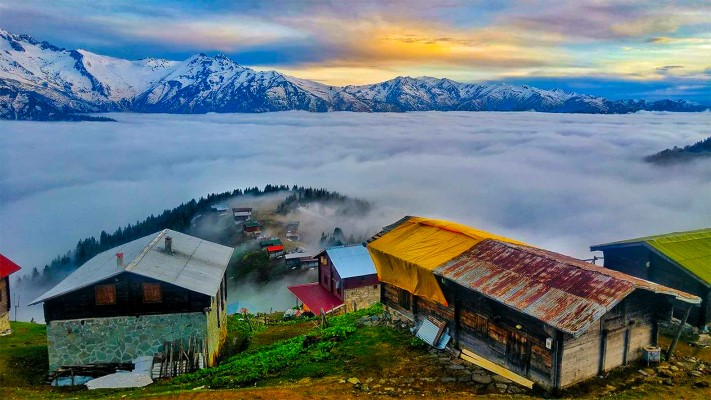
#> input picture hw2/input/pokut.jpeg, 711 x 400 px
$ python ps2_1.py
#> lines starting #> are read from the running program, lines starting #| are printed output that depends on the picture; after the words box and inside, x2 and y2 are one past the last pixel; in counts of white or black regions, pixels touching at a corner belong together
# -*- coding: utf-8 -*-
"""
Created on Fri Nov 12 19:11:12 2021

@author: Rumeysa CELIK
"""

import numpy as np
import cv2

#hough_lines_acc:Takes an edge image as input, and two optionalparameters ThetaResolutionand RhoResolution, which indicates the cell size for theta and rho parameters.Returns an accumulator matrix H, and cell locations thetaand rho.

#hough_peaks:Returns the peak locations (theta and rho) for a given H, theta, and rhoarrays. The function also should take a threshold value tto eliminate weak peaks that are less than t, and another parameter sto return the strongest s peaks.

#hough_lines_draw:Draw color lines corresponding to the peaks found.

image = cv2.imread('input/pokut.jpeg')
#> image is the input picture: shape (400, 711, 3); mean B, G, R 123.9, 118.5, 103.3
RGB_img = cv2.cvtColor(image, cv2.COLOR_BGR2RGB)
imageGray = cv2.cvtColor(RGB_img, cv2.COLOR_RGB2GRAY)
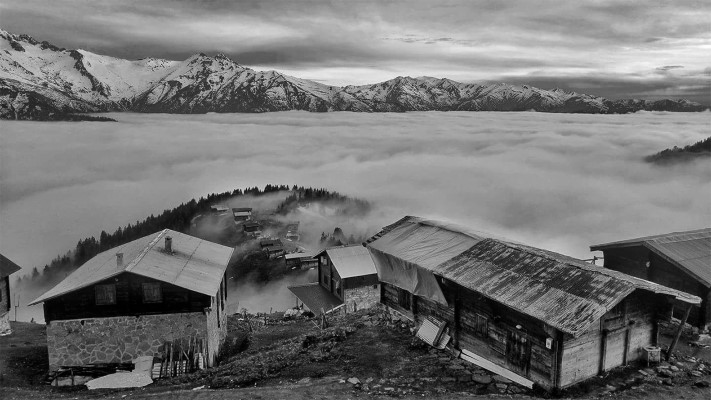
#> imageGray: shape (400, 711); min 0, max 253, mean 114.6
imageBlur = cv2.GaussianBlur(imageGray, (5, 5), 1.5)
canny_edges = cv2.Canny(imageBlur, 50, 50)
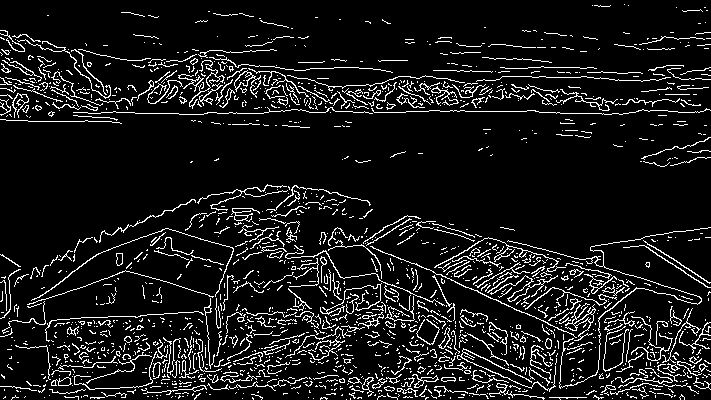
#> canny_edges: shape (400, 711); 9.7% white in thin lines or dots


def generateHoughLines(img, indices, rhos, thetas):
    for i in range(len(indices)):
        rho = rhos[indices[i][0]]
        theta = thetas[indices[i][1]]
        a = np.cos(theta)
        b = np.sin(theta)
        x0 = a * rho
        y0 = b * rho
        x1 = int(x0 + 1000 * -b)
        y1 = int(y0 + 1000 * a)
        x2 = int(x0 - 1000 * -b)
        y2 = int(y0 - 1000 * a)
        cv2.line(img, (x1, y1), (x2, y2), (255, 0, 0), 2)


def houghLocations(H, num_peaks):
    size = 3
    indices = []
    a = np.copy(H)
    for i in range(num_peaks):
        idx = np.argmax(a)
        AIdx = np.unravel_index(idx, a.shape)
        indices.append(AIdx)

        idx_y, idx_x = AIdx
        if (idx_x - (size / 2)) < 0:
            min_x = 0
        else:
            min_x = idx_x - (size / 2)
        if (idx_x + (size / 2) + 1) > H.shape[1]:
            max_x = H.shape[1]
        else:
            max_x = idx_x + (size / 2) + 1

        if (idx_y - (size / 2)) < 0:
            min_y = 0
        else:
            min_y = idx_y - (size / 2)
        if (idx_y + (size / 2) + 1) > H.shape[0]:
            max_y = H.shape[0]
        else:
            max_y = idx_y + (size / 2) + 1

        for x in range(int(min_x), int(max_x)):
            for y in range(int(min_y), int(max_y)):
                a[y, x] = 0
                if x == min_x or x == (max_x - 1):
                    H[y, x] = 255
                if y == min_y or y == (max_y - 1):
                    H[y, x] = 255
    return indices, H


def hough(img, rho_resolution=1, theta_resolution=1):
#> called with rho_resolution = 1, theta_resolution = 1
    height, width = img.shape
#> height = 400; width = 711
    img_diagonal = np.ceil(np.sqrt(height ** 2 + width ** 2))
#> img_diagonal = 816
    rhos = np.arange(-img_diagonal, img_diagonal + 1, rho_resolution)
#> rhos = 1633 values from -816 to 816
    thetas = np.deg2rad(np.arange(-90, 90, theta_resolution))

    H = np.zeros((len(rhos), len(thetas)), dtype=np.uint64)
    y_idxs, x_idxs = np.nonzero(img)
    for i in range(len(x_idxs)):
        x = x_idxs[i]
        y = y_idxs[i]
        for j in range(len(thetas)):
            rho = int((x * np.cos(thetas[j]) +
                       y * np.sin(thetas[j])) + img_diagonal)
            H[rho, j] += 1
#> this loop made 27459 passes
#> (x, y) on passes 1 to 3: (624, 4), (592, 5), (594, 5)
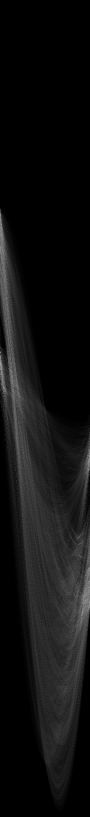
#> H: shape (1633, 180) uint64 (shown at 1/2 size); min 0, max 212, mean 16.8
    return H, rhos, thetas


if __name__ == "__main__":
    H, rhos, thetas = hough(canny_edges)
#> rhos = 1633 values from -816 to 816; thetas = 180 values from -1.57 to 1.55
    indices, H = houghLocations(H, 25)
#> the loop in houghLocations, `for i in range(num_peaks):` made 25 passes
#> (idx, idx_y, idx_x, min_x, max_x, min_y, max_y) on passes 1, 2, 6, 8, 11, 12, 16, 17, 18, 19, 21, 24: (204837, 1137, 177, 175.5, 179.5, 1135.5, 1139.5), (133764, 743, 24, 22.5, 26.5, 741.5, 745.5), (80823, 449, 3, 1.5, 5.5, 447.5, 451.5), (81362, 452, 2, 0.5, 4.5, 450.5, 454.5), (132302, 735, 2, 0.5, 4.5, 733.5, 737.5), (218877, 1215, 177, 175.5, 179.5, 1213.5, 1217.5), (165597, 919, 177, 175.5, 179.5, 917.5, 921.5), (134463, 747, 3, 1.5, 5.5, 745.5, 749.5), (220844, 1226, 164, 162.5, 166.5, 1224.5, 1228.5), (169377, 940, 177, 175.5, 179.5, 938.5, 942.5), (134823, 749, 3, 1.5, 5.5, 747.5, 751.5), (132842, 738, 2, 0.5, 4.5, 736.5, 740.5)
#> (idx, idx_y, idx_x, max_x, min_y, max_y) on passes 3, 4, 5, 7, 10, 20: (77400, 430, 0, 2.5, 428.5, 432.5), (128341, 713, 1, 3.5, 711.5, 715.5), (135541, 753, 1, 3.5, 751.5, 755.5), (126720, 704, 0, 2.5, 702.5, 706.5), (130861, 727, 1, 3.5, 725.5, 729.5), (81901, 455, 1, 3.5, 453.5, 457.5)
#> after the loop in houghLocations, `for i in range(num_peaks):`: H: shape (1633, 180) uint64; 0.02% of pixels changed, all inside (x1, y1, x2, y2) = (0, 428, 180, 1213)
#> after the loop in houghLocations, `for i in range(num_peaks):`:
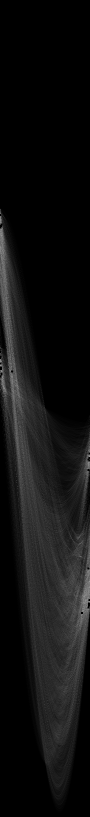
#> a: shape (1633, 180) uint64 (shown at 1/2 size); 0.11% of pixels changed, all inside (x1, y1, x2, y2) = (0, 428, 180, 1228)
#> after the loop in houghLocations, `for i in range(num_peaks):`: indices = 25 pairs, first value 430 to 1226, second value 0 to 179

    generateHoughLines(image, indices, rhos, thetas)
#> the loop in generateHoughLines, `for i in range(len(indices)):` made 25 passes
#> (rho, theta, a, b, x0, y0, x1, y1) on passes 1 to 12: (321, 1.52, 0.0523, 0.999, 16.8, 320.6, -981, 372), (-73, -1.15, 0.407, -0.914, -29.69, 66.69, 883, 473), (-386, -1.57, 6.12e-17, -1, -2.36e-14, 386, 1000, 386), (-103, -1.55, 0.0175, -1, -1.8, 103, 998, 120), (-63, -1.55, 0.0175, -1, -1.1, 62.99, 998, 80), (-367, -1.52, 0.0523, -0.999, -19.21, 366.5, 979, 418), (-112, -1.57, 6.12e-17, -1, -6.86e-15, 112, 1000, 112), (-364, -1.54, 0.0349, -0.999, -12.7, 363.8, 986, 398), (395, 1.54, 0.0349, 0.999, 13.79, 394.8, -985, 429), (-89, -1.55, 0.0175, -1, -1.55, 88.99, 998, 106), (-81, -1.54, 0.0349, -0.999, -2.83, 80.95, 996, 115), (399, 1.52, 0.0523, 0.999, 20.88, 398.5, -977, 450)
#> after the loop in generateHoughLines, `for i in range(len(indices)):`:
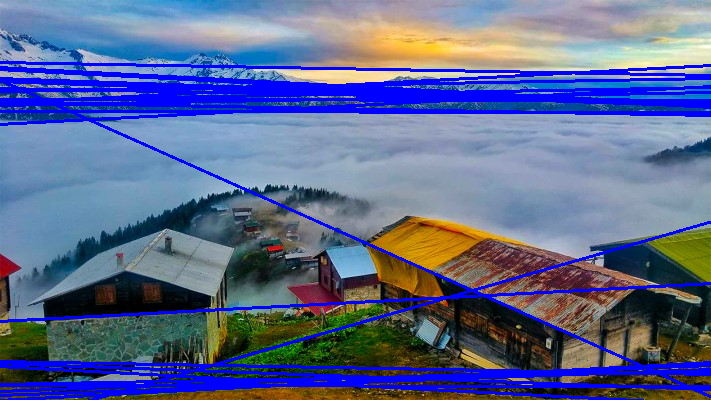
#> img: shape (400, 711, 3); mean B, G, R 144.1, 104.8, 92.7

    cv2.imshow('Image with Lines', image)
    cv2.imwrite('output.jpeg', image)
    cv2.waitKey(0)
